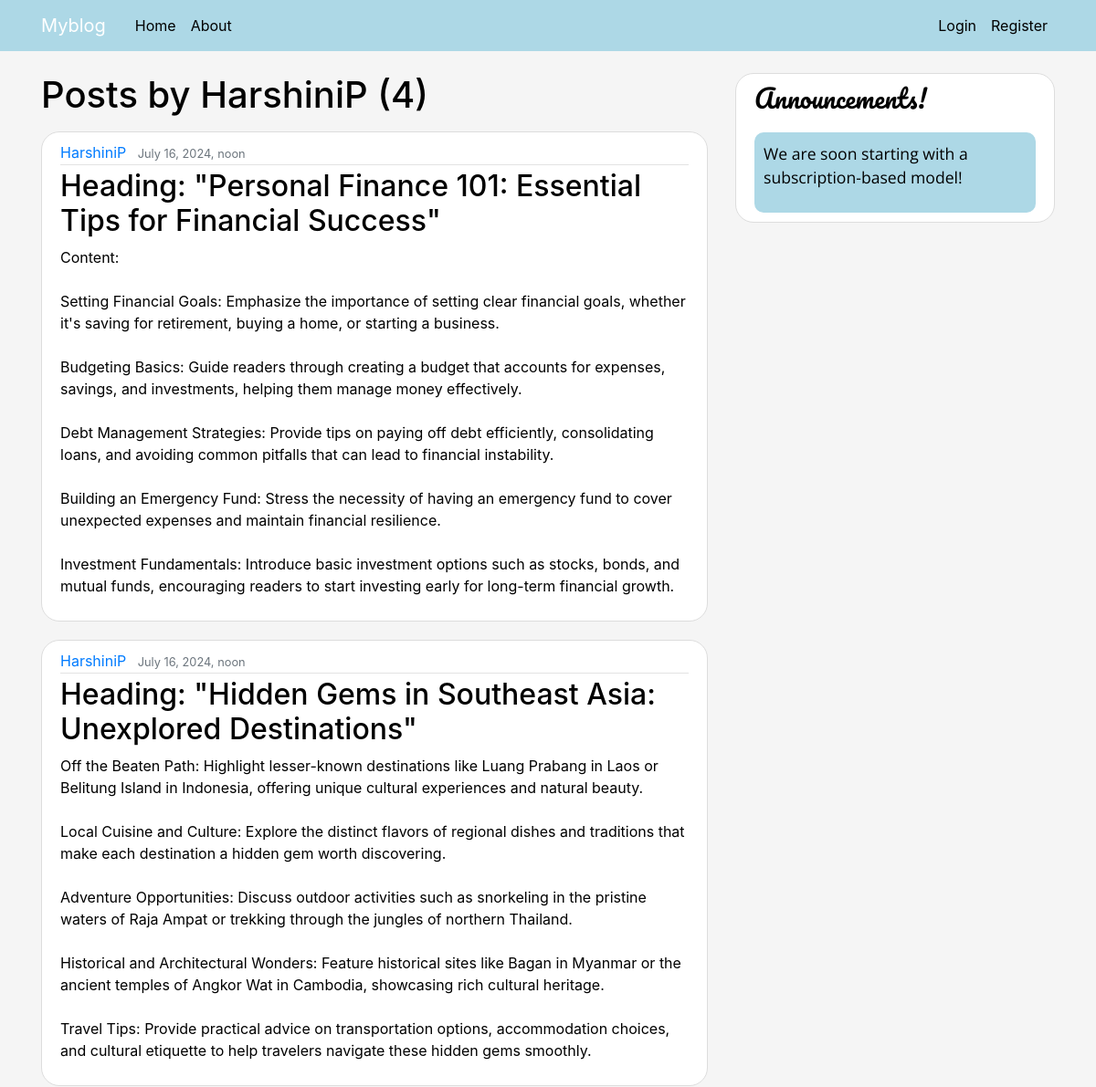
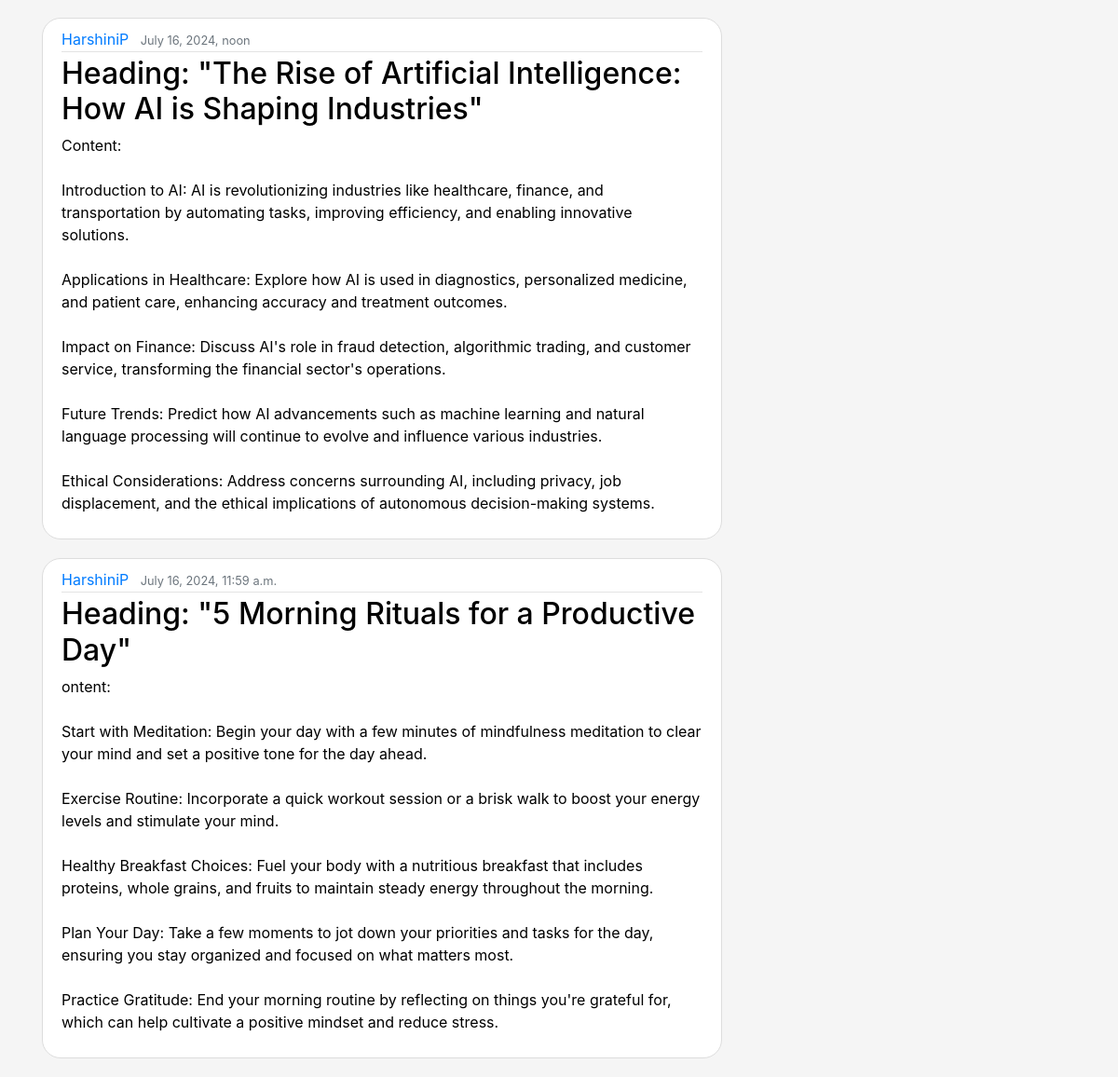
The page /user/HarshiniP on the database its author committed (2 pictures, top to bottom).
### Myblog/models.py (models this page shows, shortened)
class Post(models.Model):
    title=models.CharField(max_length=100)
    content=models.TextField()
    date_posted=models.DateTimeField(default=timezone.now)
    author=models.ForeignKey(User,on_delete=models.CASCADE)

### Myblog/views.py (the view)
class UserPostListView(ListView):
    model=Post
    template_name='Myblog/user_posts.html'
    context_object_name='posts'
    paginate_by=5
    def get_queryset(self):
        user=get_object_or_404(User,username=self.kwargs.get('username'))
        return Post.objects.filter(author=user).order_by('-date_posted')

### Myblog/templates/Myblog/user_posts.html (shortened to what this page needs)
{% extends "Myblog/base.html" %}
{% block content %}
<h1 class="mb-3">Posts by {{ view.kwargs.username }} ({{ page_obj.paginator.count }})</h1>
{%for post in posts %}
<article class="media content-section">
    <div class="media-body">
      <div class="article-metadata">
        <a class="mr-2" href="{% url 'user-posts' post.author.username %}">{{ post.author }}</a>
        <small class="text-muted">{{ post.date_posted }}</small>
      </div>
      <h2><a class="article-title" href="{% url 'post-detail' post.id %}">{{ post.title }}</a></h2>
      <p class="article-content">{{ post.content }}</p>
    </div>
  </article>
{% endfor %}
{% endblock %}

### Myblog/templates/Myblog/base.html (shortened to what this page needs)
{% load static %}
<!DOCTYPE html>
<html lang="en">
<head>
  <link rel="stylesheet" href="https://cdn.jsdelivr.net/npm/bootstrap@4.0.0/dist/css/bootstrap.min.css"
>
  <link rel="stylesheet" type="text/css" href="{% static 'Myblog/main.css' %}">
</head>
<body>
  <header class="site-header">
    <nav class="navbar navbar-expand-md navbar-dark bg-steel fixed-top">
      <div class="container">
        <a class="navbar-brand mr-4" href="/">Myblog</a>
        <div class="collapse navbar-collapse" id="navbarToggle">
          <div class="navbar-nav mr-auto">
            <a class="nav-item nav-link" href="{% url 'blog-home' %}">Home</a>
            <a class="nav-item nav-link" href="{% url 'blog-about' %}">About</a>
          </div>
          <div class="navbar-nav">
            {% if user.is_authenticated %}
            <a class="nav-item nav-link" href="{% url 'post-create' %}">New Post</a>
            <a class="nav-item nav-link" href="{% url 'profile' %}">Profile</a>
            <a class="nav-item nav-link" href="{% url 'logout' %}">Logout</a>
            {% else %}
            <a class="nav-item nav-link" href="{% url 'login' %}">Login</a>
            <a class="nav-item nav-link" href="{% url 'register' %}">Register</a>
            {% endif %}
          </div>
        </div>
      </div>
    </nav>
  </header>
  <main role="main" class="container">
    <div class="row">
      <div class="col-md-8">
        {% block content %}{% endblock %}
      </div>
      <div class="col-md-4">
        <div class="content-section">
          <h3 style="font-family: 'Pacifico', cursive;"> Announcements!</h3>
          <div class="announcement">
            <p>We are soon starting with a subscription-based model!</p>
          </div>
        </div>
      </div>
    </div>
  </main>
</body>
</html>

### Myblog/static/Myblog/main.css (style rules this page uses)
body { background :whitesmoke; color:black; margin-top: 5rem; }
h1, h2, h3, h4, h5, h6 { color:black; }
.bg-steel { background-color:lightblue; }
.site-header .navbar-nav .nav-link { color: black; }
.content-section { background :white; padding: 10px 20px; border: 1px solid #dddddd; border-radius: 20px; margin-bottom: 20px; }
.article-title { color: black; }
.article-content { white-space: pre-line; }
.article-metadata { padding-bottom: 1px; margin-bottom: 4px; border-bottom: 1px solid #e3e3e3 }
.announcement { background-color:lightblue; color:black; padding: 10px; margin-top: 20px; border-radius: 10px; font-size: 1.1rem; font-family: 'Open Sans', sans-serif; }

### rows shown on the page
Post: author "HarshiniP", date_posted "July 16, 2024, noon", title "Heading: \"Personal Finance 101: Essential Tips for Financial Success\"", content "Content: Setting Financial Goals: Emphasize the importance of setting clear financial goals, whether it's saving for retirement, buying a home, or starting a business. Budgeting Basics: Guide readers through creating a budget that accounts for expenses, savings, and investments, helping them manage money effectively. Debt Management Strategies: Provide tips on paying off debt efficiently, consolidating loans, and avoiding common pitfalls that can lead to financial instability. Building an Emergency Fund: Stress the necessity of having an emergency fund to cover unexpected expenses and maintain financial resilience. Investment Fundamentals: Introduce basic investment options such as stocks,…"
Post: author "HarshiniP", date_posted "July 16, 2024, noon", title "Heading: \"Hidden Gems in Southeast Asia: Unexplored Destinations\"", content "Off the Beaten Path: Highlight lesser-known destinations like Luang Prabang in Laos or Belitung Island in Indonesia, offering unique cultural experiences and natural beauty. Local Cuisine and Culture: Explore the distinct flavors of regional dishes and traditions that make each destination a hidden gem worth discovering. Adventure Opportunities: Discuss outdoor activities such as snorkeling in the pristine waters of Raja Ampat or trekking through the jungles of northern Thailand. Historical and Architectural Wonders: Feature historical sites like Bagan in Myanmar or the ancient temples of Angkor Wat in Cambodia, showcasing rich cultural heritage. Travel Tips: Provide practical advice on…"
Post: author "HarshiniP", date_posted "July 16, 2024, noon", title "Heading: \"The Rise of Artificial Intelligence: How AI is Shaping Industries\"", content "Content: Introduction to AI: AI is revolutionizing industries like healthcare, finance, and transportation by automating tasks, improving efficiency, and enabling innovative solutions. Applications in Healthcare: Explore how AI is used in diagnostics, personalized medicine, and patient care, enhancing accuracy and treatment outcomes. Impact on Finance: Discuss AI's role in fraud detection, algorithmic trading, and customer service, transforming the financial sector's operations. Future Trends: Predict how AI advancements such as machine learning and natural language processing will continue to evolve and influence various industries. Ethical Considerations: Address concerns surrounding AI,…"
Post: author "HarshiniP", date_posted "July 16, 2024, 11:59 a.m.", title "Heading: \"5 Morning Rituals for a Productive Day\"", content "ontent: Start with Meditation: Begin your day with a few minutes of mindfulness meditation to clear your mind and set a positive tone for the day ahead. Exercise Routine: Incorporate a quick workout session or a brisk walk to boost your energy levels and stimulate your mind. Healthy Breakfast Choices: Fuel your body with a nutritious breakfast that includes proteins, whole grains, and fruits to maintain steady energy throughout the morning. Plan Your Day: Take a few moments to jot down your priorities and tasks for the day, ensuring you stay organized and focused on what matters most. Practice Gratitude: End your morning routine by reflecting on things you're grateful for, which can help…"

### other values the page prints
{{ view.kwargs.username }} "HarshiniP"
{{ page_obj.paginator.count }} "4"
